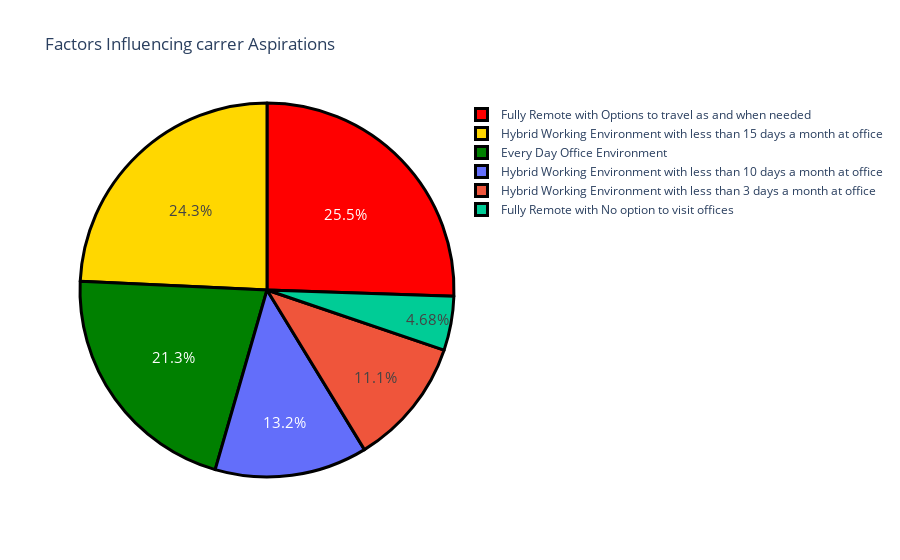

This figure's notebook cell:
### Code cell
import plotly.graph_objects as go
question4 = "What is the most preferred working environment for you."
question4 = data[question4].value_counts()
label = question4.index
counts = question4.values
colors = ["red","gold","green"]
fig = go.Figure(data=[go.Pie(labels = label , values = counts)])
fig.update_layout(title_text = "Factors Influencing carrer Aspirations")
fig.update_traces(hoverinfo ="label+value" , textinfo = "percent" , textfont_size = 15,
                  marker = dict(colors=colors , line=dict(color="black",width=3)))
fig.show()

### Figure 1 — Plotly figure (JSON) as saved in the notebook; plotly's stock layout.template omitted (floating-point values rounded to 4 significant figures)
{"data": [{"hoverinfo": "label+value", "labels": ["Fully Remote with Options to travel as and when needed", "Hybrid Working Environment with less than 15 days a month at office", "Every Day Office Environment", "Hybrid Working Environment with less than 10 days a month at office", "Hybrid Working Environment with less than 3 days a month at office", "Fully Remote with No option to visit offices"], "marker": {"colors": ["red", "gold", "green"], "line": {"color": "black", "width": 3}}, "textfont": {"size": 15}, "textinfo": "percent", "type": "pie", "values": [60, 57, 50, 31, 26, 11]}], "layout": {"autosize": true, "title": {"text": "Factors Influencing carrer Aspirations"}}}
